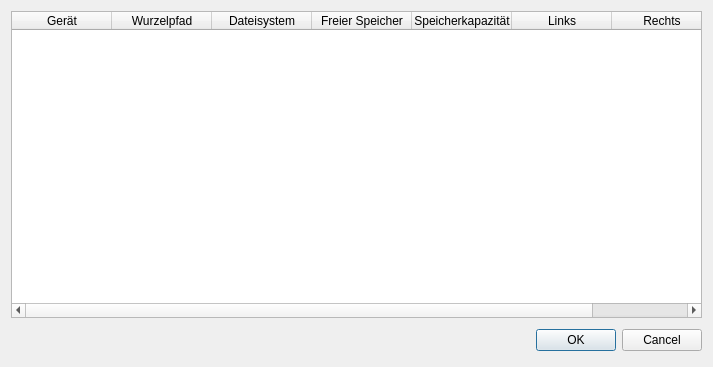
<?xml version="1.0" encoding="UTF-8"?>
<ui version="4.0">
 <class>MountedVolumesDialog</class>
 <widget class="QDialog" name="MountedVolumesDialog">
  <property name="geometry">
   <rect>
    <x>0</x>
    <y>0</y>
    <width>713</width>
    <height>367</height>
   </rect>
  </property>
  <property name="minimumSize">
   <size>
    <width>311</width>
    <height>267</height>
   </size>
  </property>
  <property name="windowTitle">
   <string>Einhängepunkte / Laufwerke</string>
  </property>
  <property name="windowIcon">
   <iconset theme="drive-harddisk"/>
  </property>
  <layout class="QGridLayout" name="gridLayout">
   <item row="0" column="0">
    <widget class="QTableWidget" name="tableWidget">
     <property name="minimumSize">
      <size>
       <width>291</width>
       <height>201</height>
      </size>
     </property>
     <property name="columnCount">
      <number>7</number>
     </property>
     <attribute name="verticalHeaderVisible">
      <bool>false</bool>
     </attribute>
     <column>
      <property name="text">
       <string>Gerät</string>
      </property>
     </column>
     <column>
      <property name="text">
       <string>Wurzelpfad</string>
      </property>
     </column>
     <column>
      <property name="text">
       <string>Dateisystem</string>
      </property>
     </column>
     <column>
      <property name="text">
       <string>Freier Speicher</string>
      </property>
     </column>
     <column>
      <property name="text">
       <string>Speicherkapazität</string>
      </property>
     </column>
     <column>
      <property name="text">
       <string>Links</string>
      </property>
     </column>
     <column>
      <property name="text">
       <string>Rechts</string>
      </property>
     </column>
    </widget>
   </item>
   <item row="1" column="0">
    <widget class="QDialogButtonBox" name="buttonBox">
     <property name="minimumSize">
      <size>
       <width>171</width>
       <height>32</height>
      </size>
     </property>
     <property name="orientation">
      <enum>Qt::Orientation::Horizontal</enum>
     </property>
     <property name="standardButtons">
      <set>QDialogButtonBox::StandardButton::Cancel|QDialogButtonBox::StandardButton::Ok</set>
     </property>
    </widget>
   </item>
  </layout>
 </widget>
 <resources/>
 <connections>
  <connection>
   <sender>buttonBox</sender>
   <signal>accepted()</signal>
   <receiver>MountedVolumesDialog</receiver>
   <slot>accept()</slot>
   <hints>
    <hint type="sourcelabel">
     <x>248</x>
     <y>254</y>
    </hint>
    <hint type="destinationlabel">
     <x>157</x>
     <y>274</y>
    </hint>
   </hints>
  </connection>
  <connection>
   <sender>buttonBox</sender>
   <signal>rejected()</signal>
   <receiver>MountedVolumesDialog</receiver>
   <slot>reject()</slot>
   <hints>
    <hint type="sourcelabel">
     <x>316</x>
     <y>260</y>
    </hint>
    <hint type="destinationlabel">
     <x>286</x>
     <y>274</y>
    </hint>
   </hints>
  </connection>
 </connections>
</ui>
